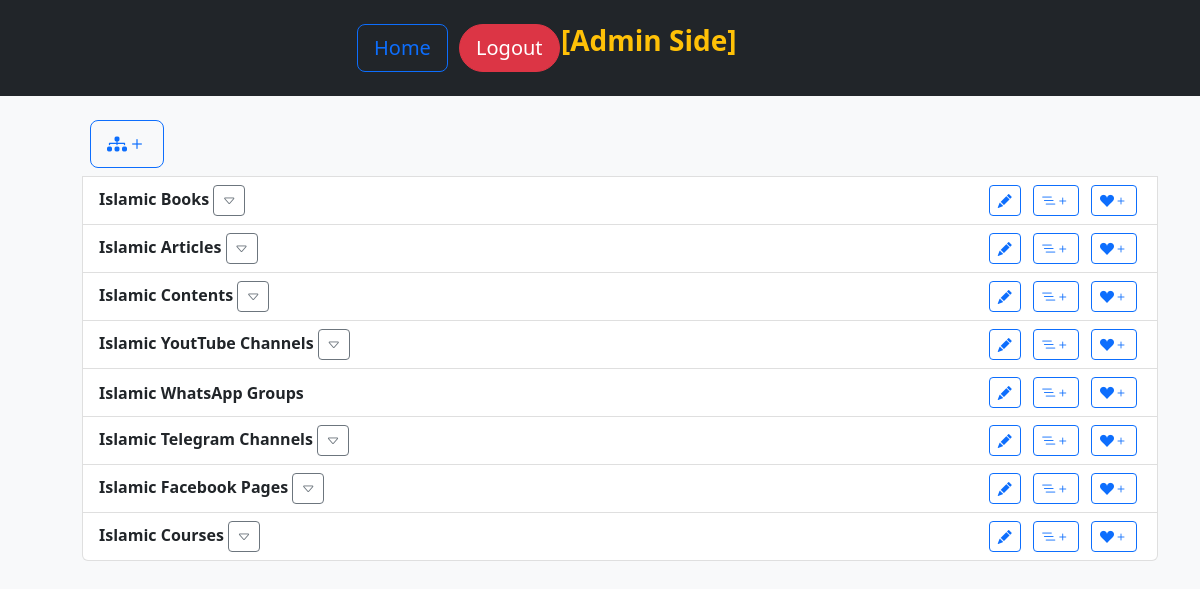
Page /adminPanel/dashboard/ (signed in) on the committed database.
### AdminPanel/models.py (models this page shows, shortened)
class Category(models.Model):
    name = models.CharField(max_length=300)
    parent_category = models.ForeignKey('self', null=True, blank=True, on_delete=models.CASCADE)
    image = models.ImageField(upload_to='category_images/', blank=True)
    order = models.PositiveSmallIntegerField(default=0, blank=True)
    is_active = models.BooleanField(default=True)

### AdminPanel/views.py (the view)
# urls.py: path('dashboard/', DashboardView.as_view(), name='dashboard'),
class DashboardView(LoginRequiredMixin, View):
    login_url = '/auth/login/'  # Redirect to the login URL if not logged in
    def build_hierarchy(self, category):
        subcategories = Category.objects.filter(parent_category=category)
        if subcategories.exists():
            return {
                "id": category.id,
                "name": category.name,
                "is_active": category.is_active,
                "subcategories": [self.build_hierarchy(sub) for sub in subcategories],
            }
        else:
            resources = Resource.objects.filter(category=category)
            return {
                "id": category.id,
                "name": category.name,
                "is_active": category.is_active,
                "resources": [
                    {"id": res.id, "name": res.name, "link": res.link, "description": res.description, "is_active": res.is_active, "is_recommended": res.is_recommended}
                    for res in resources
                ],
            }
    def get_hierarchy(self):
        root_categories = Category.objects.filter(parent_category=None)
        return [self.build_hierarchy(root) for root in root_categories]
    def dispatch(self, request, *args, **kwargs):
        if not request.user.is_authenticated:
            return redirect(self.login_url)
        if not request.user.is_superuser:
            return redirect(self.login_url)  # Redirect non-superusers to login
        return super().dispatch(request, *args, **kwargs)
    def get(self, request):
        hierarchy = self.get_hierarchy()
        return render(request, "AdminPanel/dashboard.html", {"hierarchy": hierarchy, "is_first_render": True})

### AdminPanel/templates/AdminPanel/dashboard.html (shortened to what this page needs)
{% extends 'AdminPanel/base.html' %}
{% block body %}
{% if is_first_render %}
<div class="d-flex mx-5 my-2">
  <a href="/adminPanel/category/add" class="btn btn-outline-primary btn-block btn-lg align-self-stretch"><i class="bi bi-diagram-3-fill"></i><i class="bi bi-plus"></i></a>
</div>
{% endif %}
<div>
  <ul class="list-group">
    {% include 'AdminPanel/category_dropdown.html' with hierarchy=hierarchy %}
  </ul>
</div>
{% endblock %}

### AdminPanel/templates/AdminPanel/category_dropdown.html (shortened to what this page needs)
{% for category in hierarchy %}
<li class="list-group-item">
  <div class="d-flex justify-content-between align-items-center">
    <div>
        {% if not category.is_active %}
            <b class="text-danger">{{ category.name }}</b>
        {% else %}
            <b>{{ category.name }}</b>
        {% endif %}
        {% if category.subcategories or category.resources %}
            <button class="btn btn-sm btn-outline-secondary"
                    type="button"
                    data-bs-toggle="collapse"
                    data-bs-target="#category-{{ category.id }}"
                    aria-expanded="false"
                    aria-controls="category-{{ category.id }}">
                <i class="bi bi-caret-down toggle-icon"></i>
            </button>
        {% endif %}
    </div>
    <div>
      <a href="/adminPanel/category/edit/{{ category.id }}" class="btn btn-sm btn-outline-primary mx-1"><i class="bi bi-pencil-fill"></i></a>
      <a href="/adminPanel/category/add/{{ category.id }}" class="btn btn-sm btn-outline-primary mx-1"><i class="bi bi-list-nested"></i><i class="bi bi-plus"></i></a>
      <a href="/adminPanel/resource/add/{{ category.id }}" class="btn btn-sm btn-outline-primary mx-1"><i class="bi bi-suit-heart-fill"></i><i class="bi bi-plus"></i></a>
    </div>
  </div>
</li>
{% endfor %}

### AdminPanel/templates/AdminPanel/category_dropdown.html (style rules this page uses)
.list-group-item a { text-decoration: none; }

### rows in the picture
Category: name "Islamic Books"
Category: name "Islamic Articles"
Category: name "Islamic Contents"
Category: name "Islamic YoutTube Channels"
Category: name "Islamic WhatsApp Groups"
Category: name "Islamic Telegram Channels"
Category: name "Islamic Facebook Pages"
Category: name "Islamic Courses"
